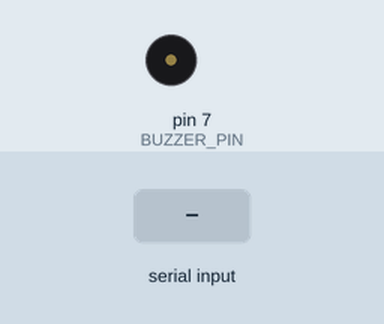
Recording of a sketch running on a simulated Arduino Uno, built with avr-gcc and run on an emulated ATmega328P. Shown: buzzer (waves = sounding, pin HIGH). The test bench sets the inputs (shaded band).

Above: at 1.2 s.
1.3 s: "snake\n" received over Serial
At 1.6 s:
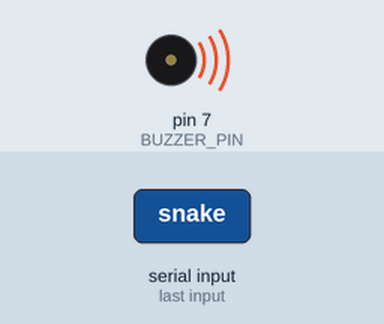
Timing chart, 0 to 4.3 s (numbered marks = the images above; inputs shaded):
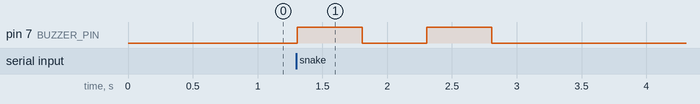

Measured:
- after the input at 1.3 s, pin 7 (BUZZER_PIN): alternates HIGH for 0.50 s and LOW for 0.50 s, 4 changes in all, then stays LOW, starting at once

The sketch:

AgroSaver.ino
```cpp
#define BUZZER_PIN 7  // Connect the S (signal) pin here

void setup() {
  Serial.begin(9600); // Initialize serial communication
  pinMode(BUZZER_PIN, OUTPUT);
}

void loop() {
  if (Serial.available() > 0) {
    String data = Serial.readStringUntil('\n');
    data.trim();

    if (data == "rat") {
      ratBeep();
    }
    else if (data == "snake") {
      snakeBeep();
    }
    else {
      noBeep(); // Ensure no sound if no detection
    }
  }
}

void ratBeep() {
  digitalWrite(BUZZER_PIN, HIGH); // Loud beep for 1 second
  delay(1000);
  digitalWrite(BUZZER_PIN, LOW);
}

void snakeBeep() {
  for (int i = 0; i < 2; i++) {
    digitalWrite(BUZZER_PIN, HIGH); // Beep for 0.5 second
    delay(500);
    digitalWrite(BUZZER_PIN, LOW);
    delay(500); // Pause between beeps
  }
}

void noBeep() {
  digitalWrite(BUZZER_PIN, LOW); // Ensure buzzer is off
}
```
